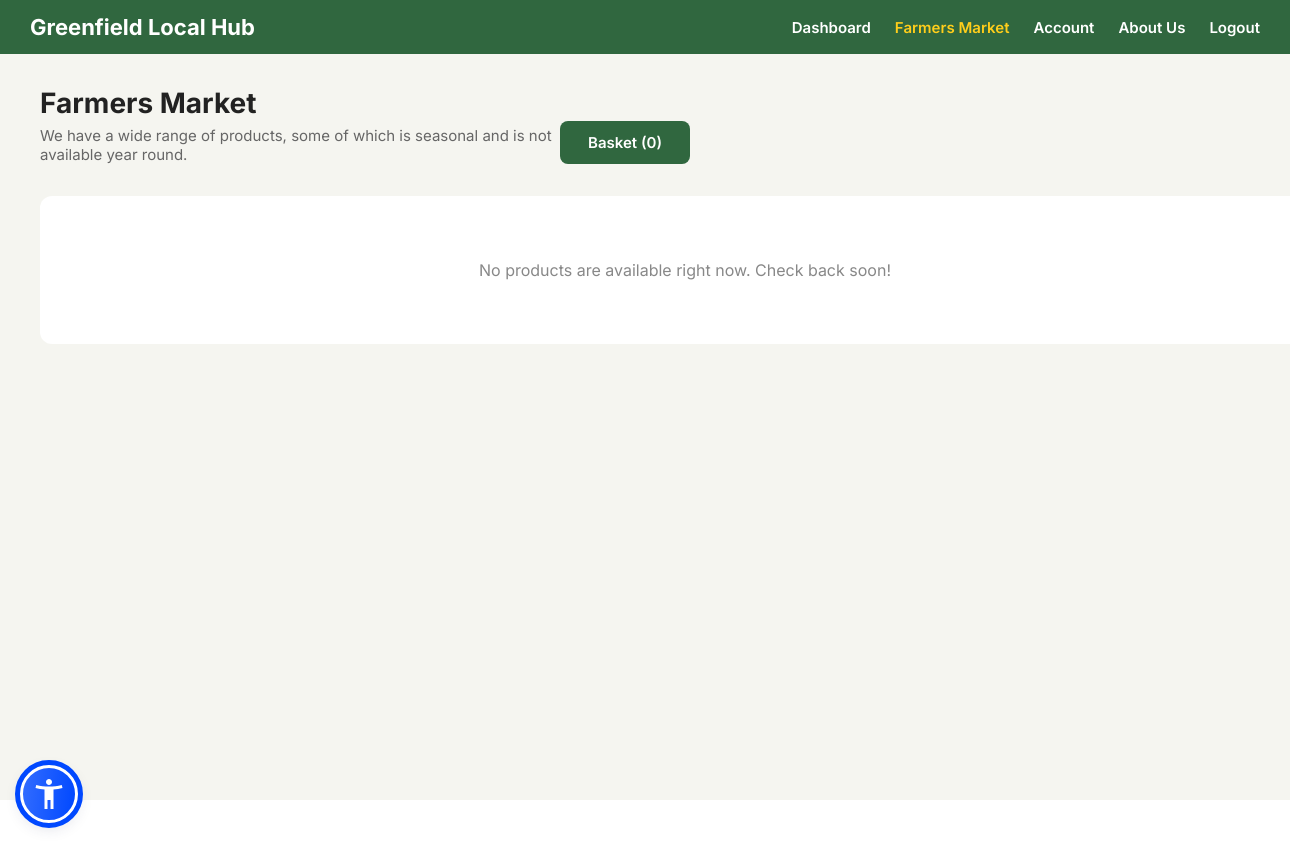
The page /customer/Farmers-Market (signed in) on the database as committed earlier.
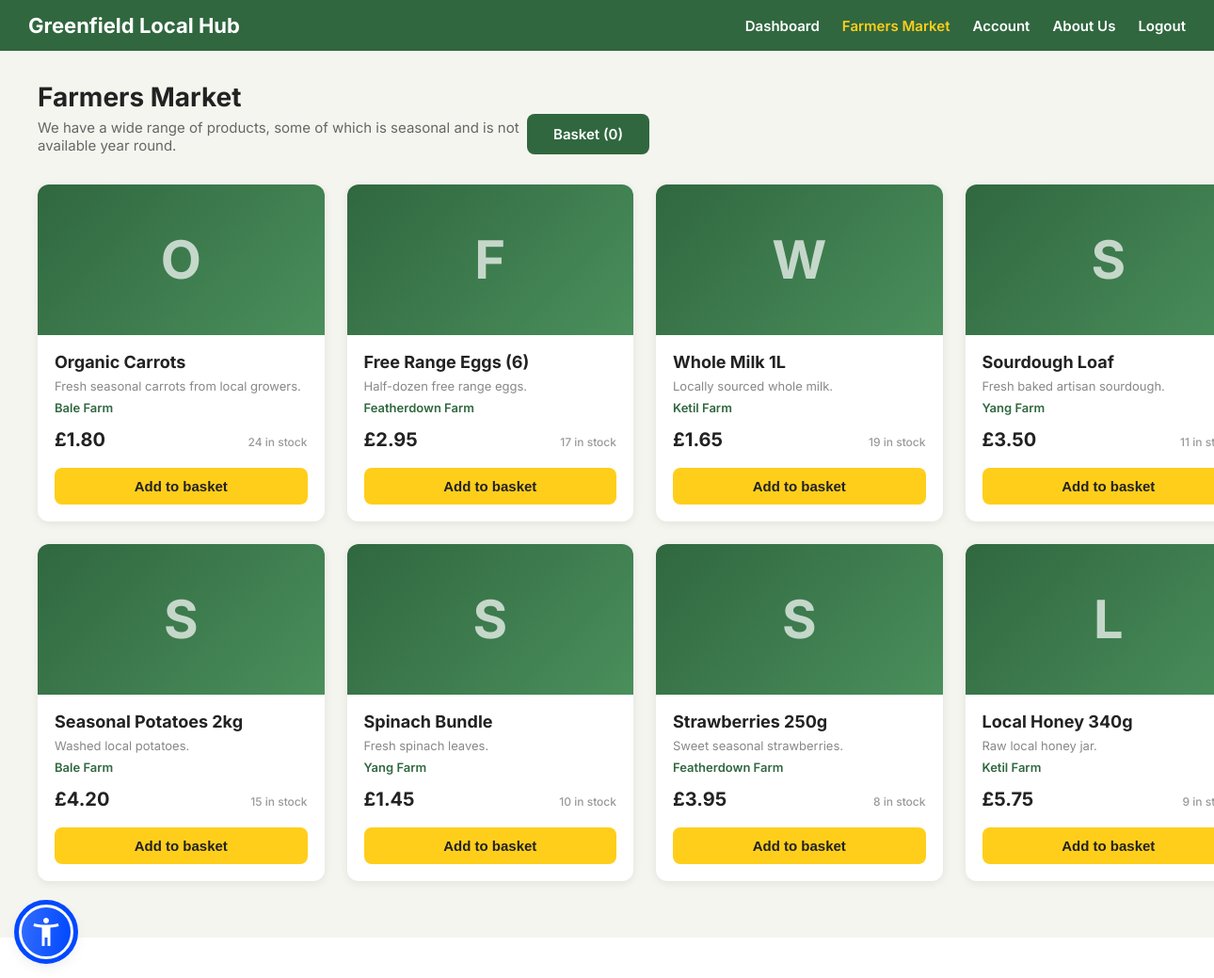
The same page on the database as committed later.
### models.py (models this page shows)
class Product(db.Model):
    __tablename__ = "products"
    product_id    = db.Column(db.Integer, primary_key=True)
    name          = db.Column(db.String(120), nullable=False)
    description   = db.Column(db.Text)
    price         = db.Column(Numeric(10, 2), nullable=False)
    stock         = db.Column(db.Integer, nullable=False, default=0)
    producer      = db.Column(SAEnum(Producers), nullable=False)
    created_at    = db.Column(db.DateTime, default=UTC_NOW)
    order_items = db.relationship("OrderItem", back_populates="product", cascade="all, delete-orphan")

### customer/routes.py (the view)
@bp.route("/Farmers-Market")
@login_required
def Farmers_Market():
    products = Product.query.filter(Product.stock > 0).all()
    return render_template("customer/Farmers-Market.html", products=products)

### app.py (called while the page is built)
@login_manager.user_loader
def load_user(user_id):
    return db.session.get(User, int(user_id))

@app.before_request
def _dump_routes_once():
    if not getattr(app, "_routes_dumped", False):
        print("\n=== ROUTES (endpoint -> url) ===")
        for r in app.url_map.iter_rules():
            print(f"{r.endpoint:25} -> {r.rule}")
        print("================================\n")
        app._routes_dumped = True

### templates/customer/Farmers-Market.html (shortened to what this page needs)
{% extends "base.html" %}
{% block extra_css %}
<link rel="stylesheet" href="{{ url_for('static', filename='css/customer/Farmers-Market.css') }}">
{% endblock %}
{% block content %}
<div class="hero">
    <div class="green-header">
        <div class="left-side">
            <h1>Greenfield Local Hub</h1>
        </div>
        <nav class="top-nav">
            <a href="{{ url_for('customer.customer_dashboard') }}">Dashboard</a>
            <a href="{{ url_for('customer.Farmers_Market') }}" class="active">Farmers Market</a>
            <a href="{{ url_for('auth.profile') }}">Account</a>
            <a href="{{ url_for('public.about_us') }}">About Us</a>
            <a href="{{ url_for('auth.logout') }}">Logout</a>
        </nav>
    </div>
    <div class="market-body">
        <div class="market-header">
            <div>
                <h2 class="market-title">Farmers Market</h2>
                <p class="market-subtitle">We have a wide range of products, some of which is seasonal and is not available year round.</p>
            </div>
            {% set basket = session.get('basket', {}) %}
            {% set basket_count = basket.values()|list|sum if basket else 0 %}
            <a href="{{ url_for('customer.checkout') }}" class="btn-basket">
                Basket ({{ basket_count }})
            </a>
        </div>
        {% if products %}
        <div class="product-grid">
            {% for product in products %}
            <div class="product-card">
                <div class="product-img" aria-hidden="true">
                    <span class="product-initial">{{ product.name[0] | upper }}</span>
                </div>
                <div class="product-info">
                    <h3 class="product-name">{{ product.name }}</h3>
                    {% if product.description %}
                    <p class="product-desc">{{ product.description | truncate(60) }}</p>
                    {% endif %}
                    <p class="product-source">{{ product.producer.value | replace('_', ' ') | title }}</p>
                    <div class="product-bottom">
                        <span class="product-price">£{{ "%.2f" | format(product.price) }}</span>
                        <span class="product-stock">{{ product.stock }} in stock</span>
                    </div>
                    <form method="POST" action="{{ url_for('customer.add_to_basket', product_id=product.product_id) }}">
                        <button type="submit" class="btn-add">Add to basket</button>
                    </form>
                </div>
            </div>
            {% endfor %}
        </div>
        {% else %}
        <div class="empty-state">
            <p>No products are available right now. Check back soon!</p>
        </div>
        {% endif %}
    </div>
</div>
{% endblock %}

### templates/base.html (shortened to what this page needs)
<!doctype html>
<html lang="en">
    <head>
        <link rel="stylesheet" href="{{ url_for('static', filename='css/global.css') }}">
        {% block extra_css %}{% endblock %}
    </head>
    <body>
        <main class="container">
            {% block content %}{% endblock %}
        </main>
        <footer class="silent-footer">©2026 GLH</footer>
    </body>
</html>

### static/css/global.css (style rules this page uses)
div, a { font-family: 'Inter', sans-serif; }
html, body { margin: 0; padding: 0; font-family: 'Inter', sans-serif; }
.silent-footer { width: 100%; text-align: center; color: #ffffff; font-size: 15px; opacity: 0.85; padding: 12px 0; }

### static/css/customer/Farmers-Market.css (style rules this page uses)
.hero { min-height: 100vh; width: 100%; background: #f5f5f0; display: flex; flex-direction: column; }
.green-header { background: #30673F; display: flex; align-items: center; justify-content: space-between; padding: 14px 30px; position: sticky; top: 0; z-index: 100; }
.green-header .left-side h1 { margin: 0; font-size: 22px; color: #ffffff; font-weight: 700; }
.top-nav { display: flex; gap: 24px; align-items: center; }
.top-nav a { color: #ffffff; font-weight: 600; text-decoration: none; font-size: 15px; transition: color 0.2s; }
.top-nav a:hover, .top-nav a.active { color: #FFCE1B; }
.market-body { flex: 1; padding: 32px 40px 60px; max-width: 1400px; margin: auto; width: 100%; }
.market-header { display: flex; align-items:flex-end; justify-content:flex-start; margin-bottom: 32px; flex-wrap: wrap; }
.market-title { font-size: 28px; font-weight: 700; color: #222; margin: 0 0 6px; }
.market-subtitle { font-size: 15px; color: #666; margin: 0; max-width: 520px; }
.btn-basket { display: inline-block; background: #30673F; color: #fff; padding: 12px 28px; border-radius: 8px; font-size: 15px; font-weight: 600; text-decoration: none; transition: background 0.2s; white-space: nowrap; }
.product-grid { display: grid; grid-template-columns: repeat(auto-fill, minmax(240px, 1fr)); gap: 24px; }
.product-card { background: #fff; border-radius: 12px; overflow: hidden; box-shadow: 0 2px 10px rgba(0, 0, 0, 0.08); display: flex; flex-direction: column; transition: transform 0.2s, box-shadow 0.2s; }
.product-img { height: 160px; background: linear-gradient(135deg, #30673F 0%, #4a8f5c 100%); display: flex; align-items: center; justify-content: center; }
.product-initial { font-size: 56px; font-weight: 700; color: rgba(255, 255, 255, 0.7); user-select: none; }
.product-info { padding: 18px; display: flex; flex-direction: column; gap: 6px; flex: 1; }
.product-name { font-size: 18px; font-weight: 700; color: #222; margin: 0; }
.product-desc { font-size: 13px; color: #888; margin: 0; line-height: 1.4; }
.product-source { font-size: 13px; color: #30673F; font-weight: 600; margin: 0; }
.product-bottom { display: flex; align-items: baseline; justify-content: space-between; margin-top: 8px; }
.product-price { font-size: 20px; font-weight: 700; color: #222; }
.product-stock { font-size: 12px; color: #999; font-weight: 500; }
.btn-add { margin-top: 12px; width: 100%; background: #FFCE1B; color: #222; border: none; padding: 11px 0; border-radius: 8px; font-size: 15px; font-weight: 700; cursor: pointer; transition: background 0.2s; }

Rows that differ between the two databases and show on the page:
added Product: name "O", name "Organic Carrots", description "Fresh seasonal carrots from local growers.", producer.value "Bale Farm", price "1.80", stock "24"
added Product: name "F", name "Free Range Eggs (6)", description "Half-dozen free range eggs.", producer.value "Featherdown Farm", price "2.95", stock "17"
added Product: name "W", name "Whole Milk 1L", description "Locally sourced whole milk.", producer.value "Ketil Farm", price "1.65", stock "19"
added Product: name "S", name "Sourdough Loaf", description "Fresh baked artisan sourdough.", producer.value "Yang Farm", price "3.50", stock "11"
added Product: name "S", name "Seasonal Potatoes 2kg", description "Washed local potatoes.", producer.value "Bale Farm", price "4.20", stock "15"
added Product: name "S", name "Spinach Bundle", description "Fresh spinach leaves.", producer.value "Yang Farm", price "1.45", stock "10"
added Product: name "S", name "Strawberries 250g", description "Sweet seasonal strawberries.", producer.value "Featherdown Farm", price "3.95", stock "8"
added Product: name "L", name "Local Honey 340g", description "Raw local honey jar.", producer.value "Ketil Farm", price "5.75", stock "9"
Other text that changed with them:
text no longer shown: "No products are available right now. Check back soon!"
